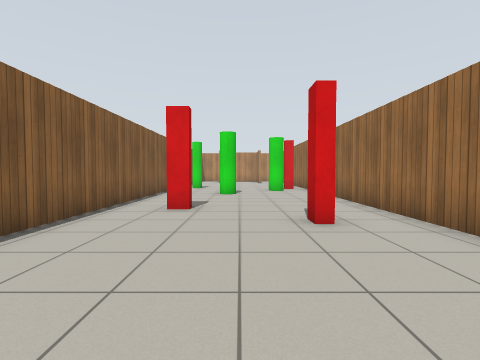
View 1 (above)

12 first-person views from a walk through a robot-simulator world made for Gazebo. The camera is 0.94 m above the floor, tilts 2° down and sees 85° across. The lines on the ground mark 1 m squares. The floor is counted in squares, 1 m on a side. Each view is taken from the middle of a square. On the plan, view 1 faces up. The plan holds only what a view shows up to about 11 squares ahead; the rest is blank. Simple patterns stand in for the simulator's built-in surfaces.

View 2
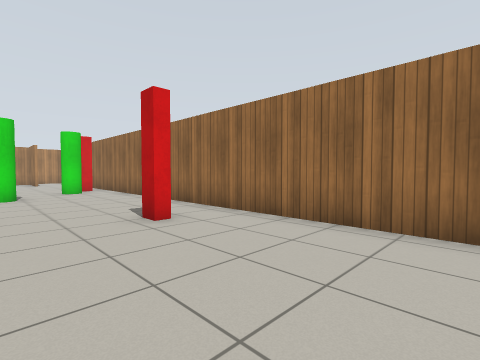

View 3
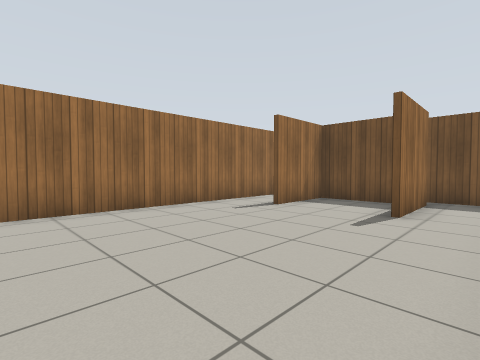

View 4
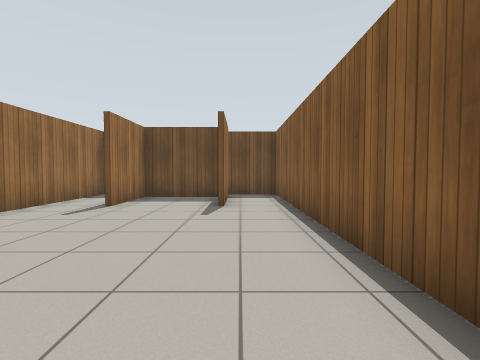

View 5
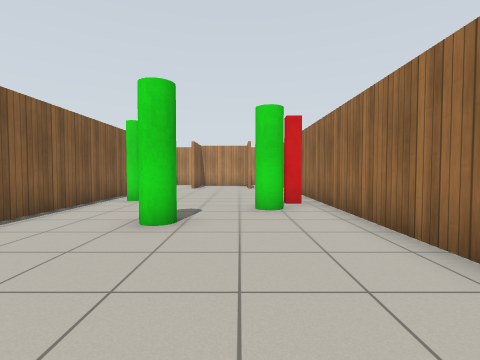

View 6
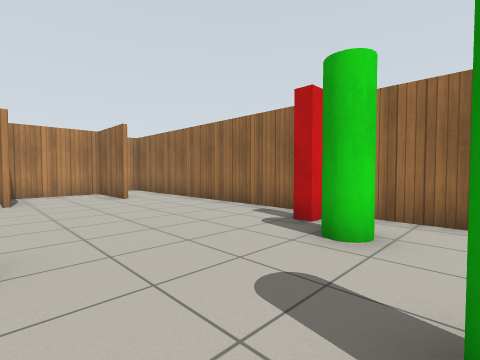

View 7
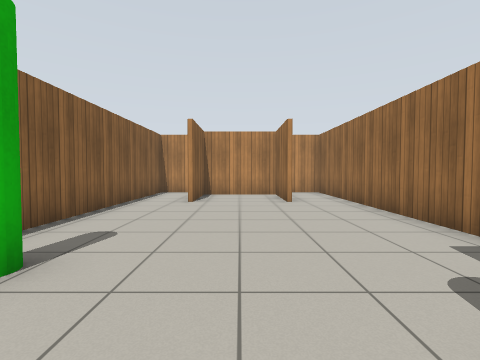

View 8
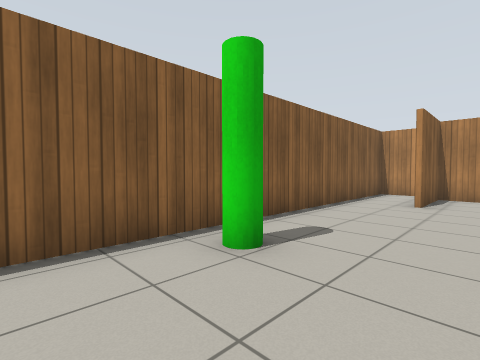

View 9
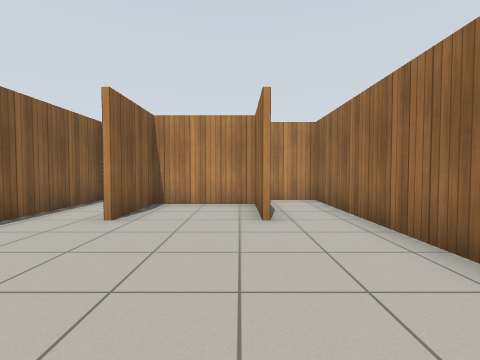

View 10
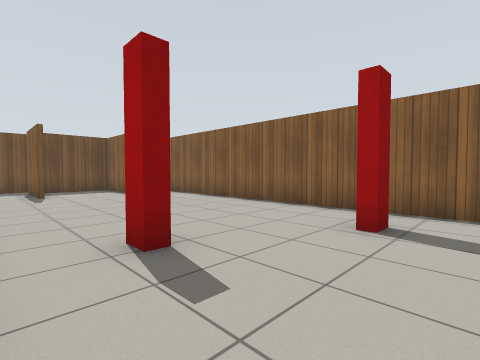

View 11
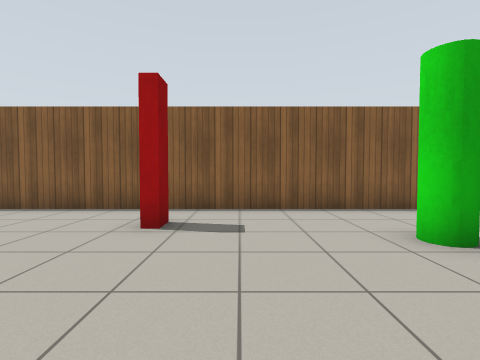

View 12
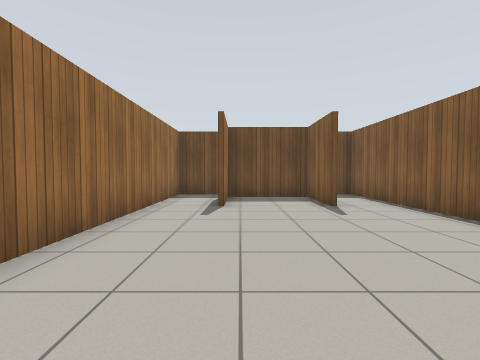

### Floor plan
Points are (right, up) in squares from view 1. A wall is a line through its corners. A room is listed if a view was taken in it or the views show most of it. See-through windows are left out.
Room 1 (views 1, 2, 3, 4, 5, 6, 7, 8, 9, 10, 11, 12)
walls: (1.4, 19.9) (1.4, 22.4) (-1.4, 22.4) (-1.4, 19.9); (-1.6, 19.9) (-1.6, 21); (-1.4, -2.9) (-1.4, -5.4) (1.4, -5.4) (1.4, -2.9); (1.6, -2.9) (1.6, -5.6); (-2.2, 23.4) (-3.4, 23.4) (-3.4, -6.4) (-1.4, -6.4); (-1.6, -5.6) (-1.6, -2.9); (3.4, -5.4) (3.4, 23.4) (2, 23.4)
ways out: opening at (3, -6)
objects: red box (-2, 7) to (-1, 7); green pole (-2, 14); green cylinder (-1, 11) to (0, 11); red post (2, 5); green cylinder (2, 12) to (2, 13); red post (3, 14)

Positions as (right, up) in squares from view 1, and headings:
1: (0, 0), facing up
2: (-1, 0), facing up-right
3: (-3, 3), facing down-right
4: (-2, 4), facing down
5: (1, 6), facing up
6: (-2, 11), facing up-right
7: (0, 12), facing up
8: (0, 12), facing up-left
9: (1, 15), facing up
10: (3, 8), facing down-left
11: (3, 8), facing left
12: (1, 4), facing down
